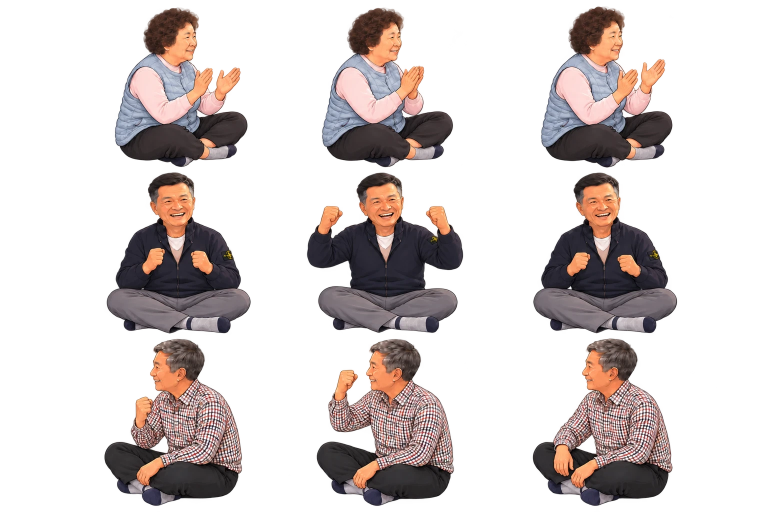
#> input picture assets-src/characters_cheer.webp, 1536 x 1024 px (shown at 1/2 size)
$ python slice_characters.py
#> lines starting #> are read from the running program, lines starting #| are printed output that depends on the picture; after the words box and inside, x2 and y2 are one past the last pixel; in counts of white or black regions, pixels touching at a corner belong together
"""
캐릭터 모션 시트를 프레임별 투명 WebP 로 분리하고 정렬한다.

입력 (투명 배경 RGBA):
  assets-src/motion_{seatId}.webp   화투 치는 모션 8프레임 (2행 × 4열, 행 우선)
      1 대기 → 2 패 고르기 → 3 들어 올리기 → 4 높이 들기 → 5 내려치기 → 6 바닥에 탁 → 7 돌아오기 → 8 대기
  assets-src/characters_cheer.webp  득점 기쁨 3프레임 (3행 × 3열) — 행: 외할머니 / 이모부님(가운데) / 장인어른(오른쪽)
  assets-src/cheer_{seatId}.webp      (있으면) 캐릭터 전용 기쁨 8프레임 (2×4) — 공용 시트 대신 사용
  assets-src/sad_{seatId}.webp      남이 점수 가져갈 때 아쉬워하는 8프레임 (2행 × 4열, 행 우선)
  assets-src/leave_{seatId}.webp    광 팔고 자리에서 일어나 나가는 8프레임 (앉음 → 일어섬 → 걸어 나감)
  assets-src/rest_{seatId}.webp     패 없이 쉬는 대기 8프레임 (두리번·미소·고개 끄덕 등)

출력:
  public/assets/characters/{seatId}/{play-1..8,cheer-1..N,sad-1..8,leave-1..8,rest-1..8}.webp
  src/config/characterFrames.json   캐릭터별 캔버스 크기와 기준점(대기 프레임의 다리 하단 중앙)

정렬 방식:
  내려치는 프레임은 손이 다리보다 아래로 내려가므로 '맨 아래 픽셀' 기준 정렬은 위아래로 튄다.
  대신 기준 프레임(대기)의 다리 영역 마스크와 각 프레임 마스크의 상호상관(FFT) 최대점으로
  이동량을 구해, 앉은 다리가 모든 프레임에서 같은 자리에 오도록 맞춘다.
  기쁨 시트는 인물 크기가 달라 먼저 다리 폭 비율로 리샘플링한다.

사용: python3 scripts/slice_characters.py   (pip install pillow numpy scipy)
"""
import json
from pathlib import Path

import numpy as np
from PIL import Image
from scipy import ndimage as ndi
from scipy.signal import fftconvolve

ROOT = Path(__file__).resolve().parent.parent
SRC = ROOT / "assets-src"
OUT = ROOT / "public" / "assets" / "characters"
META = ROOT / "src" / "config" / "characterFrames.json"

SEATS = ["grandma", "uncle", "father-in-law"]
CHEER_ROW = {"grandma": 0, "uncle": 1, "father-in-law": 2}
# 캐릭터별 기쁨 전용 시트(8프레임, 2×4)가 있으면 공용 시트 대신 사용: assets-src/cheer_{seatId}.webp

ALPHA_MIN = 16
LEG_BAND = (0.72, 0.92)  # 기준 프레임 높이 대비 다리 영역 (손이 내려오는 맨 아래는 제외)
PAD = 4


def extract(path: Path, rows: int, cols: int):
    """시트에서 rows×cols 프레임을 행 우선 리스트(RGBA ndarray)로 반환"""
#> called with rows = 3, cols = 3
    rgba = np.asarray(Image.open(path).convert("RGBA"))
#> rgba is the input picture: shape (1024, 1536, 4); mean R, G, B, A 43.8, 35.3, 33.8, 80.5
    mask = rgba[:, :, 3] > ALPHA_MIN
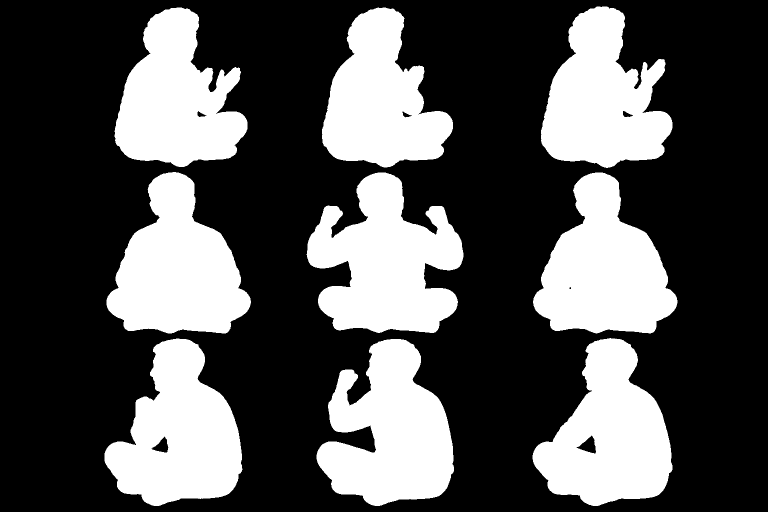
#> mask: shape (1024, 1536) bool (shown at 1/2 size); 32.5% white; 9 white regions, largest, box (x1, y1, x2, y2) and area: (613, 345, 927, 666) 63315, (633, 678, 908, 1012) 59528, (209, 677, 485, 1012) 57422
    lab, _ = ndi.label(mask)
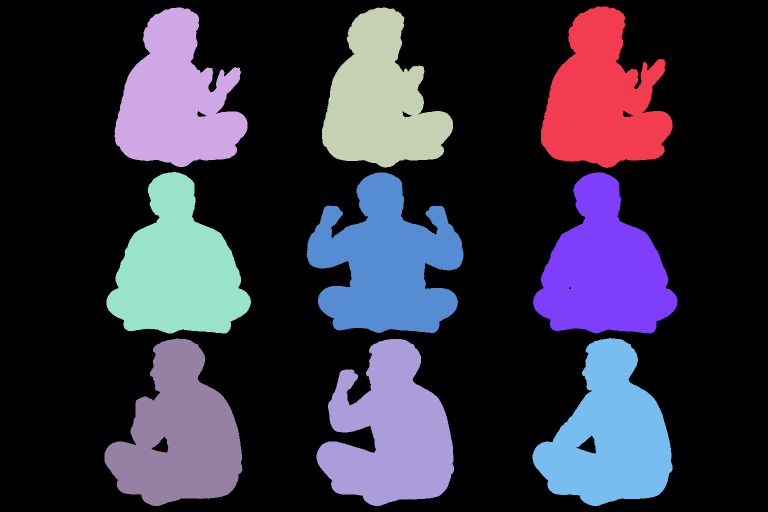
#> lab: shape (1024, 1536) int32 (shown at 1/2 size); 12 distinct labels, from 0 to 11; one colour per label, 0 black
    h, w = mask.shape
#> h = 1024; w = 1536
    cells: dict[tuple[int, int], list[int]] = {}
    for i, sl in enumerate(ndi.find_objects(lab), start=1):
        if sl is None:
            continue
        cy = (sl[0].start + sl[0].stop) / 2
        cx = (sl[1].start + sl[1].stop) / 2
        cells.setdefault((int(cy // (h / rows)), int(cx // (w / cols))), []).append(i)
#> this loop made 11 passes
#> (cy, cx) on passes 1 to 11: (174.5, 1213.5), (174.5, 362), (175, 775), (225.5, 841.5), (505.5, 357.5), (505.5, 770), (506, 1210.5), (844, 1205), (844.5, 347), (845, 770.5), (896.5, 305.5)
#> after the loop, cells = 9 items
    frames = []
    for r in range(rows):
        for c in range(cols):
            m = np.isin(lab, cells[(r, c)])
            ys, xs = np.where(m)
            y0, y1, x0, x1 = ys.min(), ys.max() + 1, xs.min(), xs.max() + 1
            crop = rgba[y0:y1, x0:x1].copy()
            crop[~m[y0:y1, x0:x1]] = 0
            frames.append(crop)
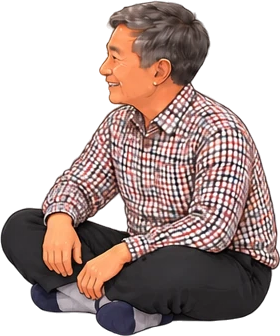
#> crop: shape (336, 280, 4); mean R, G, B, A 79.9, 62.7, 58.8, 149.6; transparent parts drawn white
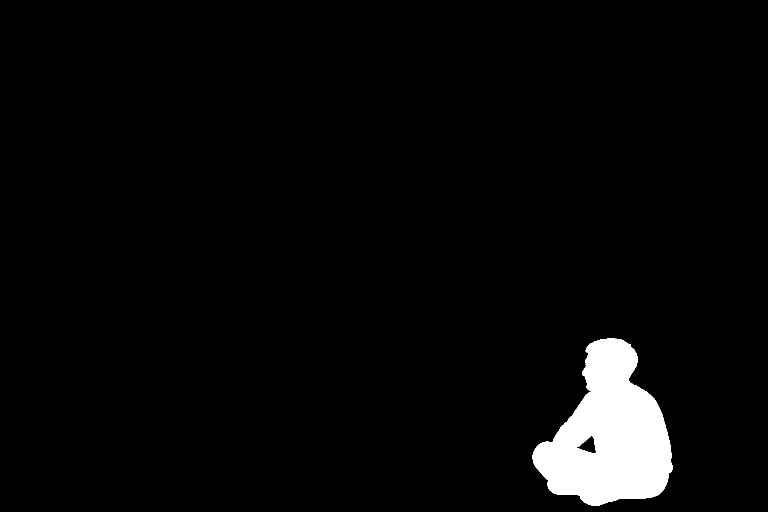
#> m: shape (1024, 1536) bool (shown at 1/2 size); 3.6% white; 1 white region, box (x1, y1, x2, y2) and area: (1065, 676, 1345, 1012) 56690
#> after the loop, frames = 9 items
    return frames


# [20 lines left out: functions leg_width, resize, band_center, not called in this run]


SEARCH = 60  # 초기 추정값 주변 탐색 반경(px) — 팔 등 다른 부위와 잘못 맞춰지는 것 방지


# [45 lines left out: functions align_offset, foot_center, align_leave, not called in this run]


def main():
    cheer_sheet = extract(SRC / "characters_cheer.webp", 3, 3)
#> cheer_sheet = 9 items
    meta = {}
    for seat in SEATS:
        play = extract(SRC / f"motion_{seat}.webp", 2, 4)
        ref = play[0]
        if (SRC / f"cheer_{seat}.webp").exists():
            cheer = extract(SRC / f"cheer_{seat}.webp", 2, 4)
        else:
            cheer = cheer_sheet[CHEER_ROW[seat] * 3 : CHEER_ROW[seat] * 3 + 3]
        k = leg_width(ref) / float(np.median([leg_width(f) for f in cheer]))
        cheer = [resize(f, k) for f in cheer]
        sad = extract(SRC / f"sad_{seat}.webp", 2, 4)
        ks = leg_width(ref) / float(np.median([leg_width(f) for f in sad]))
        sad = [resize(f, ks) for f in sad]
        print(f"{seat}: cheer scale {k:.3f}, sad scale {ks:.3f}")
        rest = extract(SRC / f"rest_{seat}.webp", 2, 4)
        kr = leg_width(ref) / float(np.median([leg_width(f) for f in rest]))
        rest = [resize(f, kr) for f in rest]
        print(f"{seat}: rest scale {kr:.3f}")

        leave = extract(SRC / f"leave_{seat}.webp", 2, 4)
        kl = leg_width(ref) / leg_width(leave[0])  # 1프레임(앉은 자세) 기준 크기 보정
        leave = [resize(f, kl) for f in leave]
        print(f"{seat}: leave scale {kl:.3f}")

        named = (
            [(f"play-{i + 1}", f) for i, f in enumerate(play)]
            + [(f"cheer-{i + 1}", f) for i, f in enumerate(cheer)]
            + [(f"sad-{i + 1}", f) for i, f in enumerate(sad)]
            + [(f"rest-{i + 1}", f) for i, f in enumerate(rest)]
        )
        placed = [(name, f, *align_offset(ref, f)) for name, f in named]
        placed += [(f"leave-{i + 1}", f, dx, dy) for i, (f, (dx, dy)) in enumerate(zip(leave, align_leave(ref, leave)))]

        x0 = min(dx for _, _, dx, _ in placed) - PAD
        y0 = min(dy for _, _, _, dy in placed) - PAD
        x1 = max(dx + f.shape[1] for _, f, dx, _ in placed) + PAD
        y1 = max(dy + f.shape[0] for _, f, _, dy in placed) + PAD
        cw, ch = x1 - x0, y1 - y0

        # 기준점: 대기 프레임 다리 영역 가로 중심, 대기 프레임 맨 아래
        rm = ref[:, :, 3] > ALPHA_MIN
        band = rm[int(ref.shape[0] * LEG_BAND[0]) : int(ref.shape[0] * LEG_BAND[1])]
        bx = np.where(band.any(axis=0))[0]
        anchor = (int(round((bx.min() + bx.max()) / 2)) - x0, ref.shape[0] - y0)

        (OUT / seat).mkdir(parents=True, exist_ok=True)
        for name, f, dx, dy in placed:
            canvas = Image.new("RGBA", (cw, ch), (0, 0, 0, 0))
            canvas.alpha_composite(Image.fromarray(f), (dx - x0, dy - y0))
            canvas.save(OUT / seat / f"{name}.webp", quality=86, method=6)
        meta[seat] = {"width": cw, "height": ch, "anchorX": anchor[0], "anchorY": anchor[1], "bodyHeight": int(ref.shape[0]), "cheerFrames": len(cheer)}
        print(seat, meta[seat], "offsets", [(n, dx, dy) for n, _, dx, dy in placed])

    META.write_text(json.dumps(meta, indent=2, ensure_ascii=False) + "\n", encoding="utf-8")


if __name__ == "__main__":
#> (the run stopped early here; a loop or call above may not have finished)

$ run again, with assets-src/characters_play.webp copied over assets-src/characters_cheer.webp
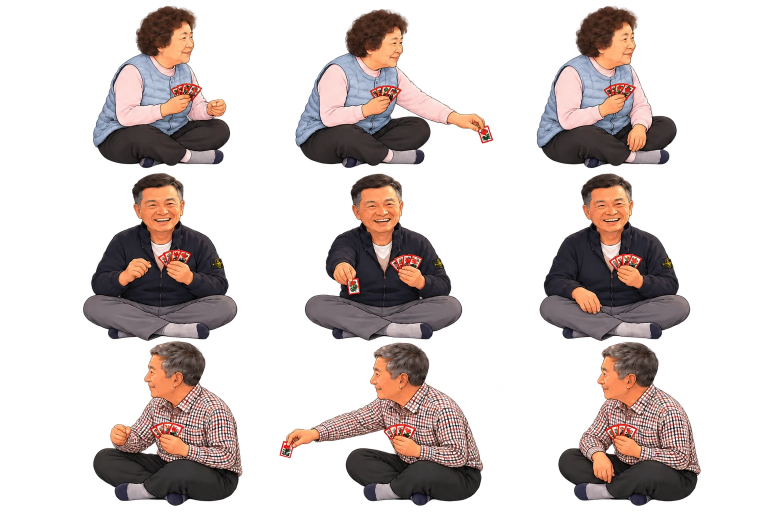
#> input picture assets-src/characters_play.webp, 1536 x 1024 px (shown at 1/2 size)
#> in extract, rgba is the input picture: shape (1024, 1536, 4); mean R, G, B, A 47.8, 37.8, 35.5, 87
#> mask: shape (1024, 1536) bool; 35.1% white; 9 white regions, largest, box (x1, y1, x2, y2) and area: (166, 346, 475, 682) 64869, (558, 685, 967, 1012) 64161, (1079, 347, 1381, 683) 62914
#> in extract, `lab, _ = ndi.label(mask)`:
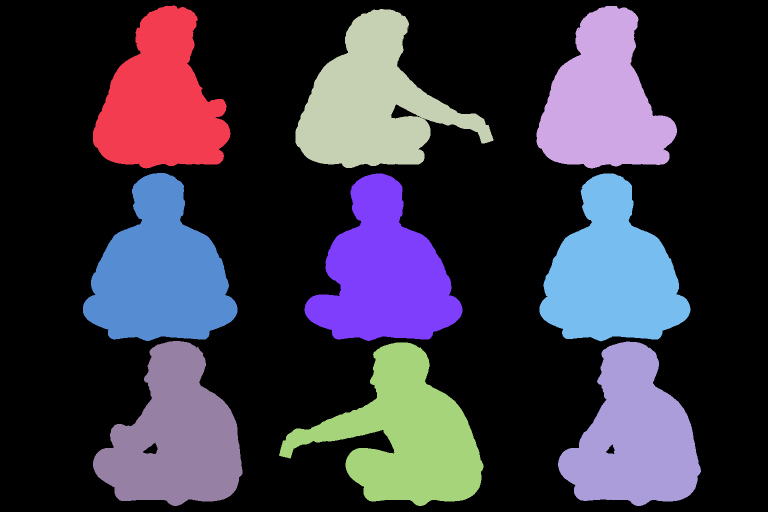
#> lab: shape (1024, 1536) int32 (shown at 1/2 size); 12 distinct labels, from 0 to 11; one colour per label, 0 black
#> the loop in extract, `for i, sl in enumerate(ndi.find_objects(lab), start=1):` made 11 passes
#> (cy, cx) on passes 1 to 8: (174, 323.5), (174.5, 1213.5), (177, 789), (56, 816.5), (239.5, 851.5), (514, 320.5), (514.5, 767), (515, 1230)
#> after the loop in extract, `for i, sl in enumerate(ndi.find_objects(lab), start=1):`: cells = 9 items
#> after the loop in extract, `for r in range(rows):`:
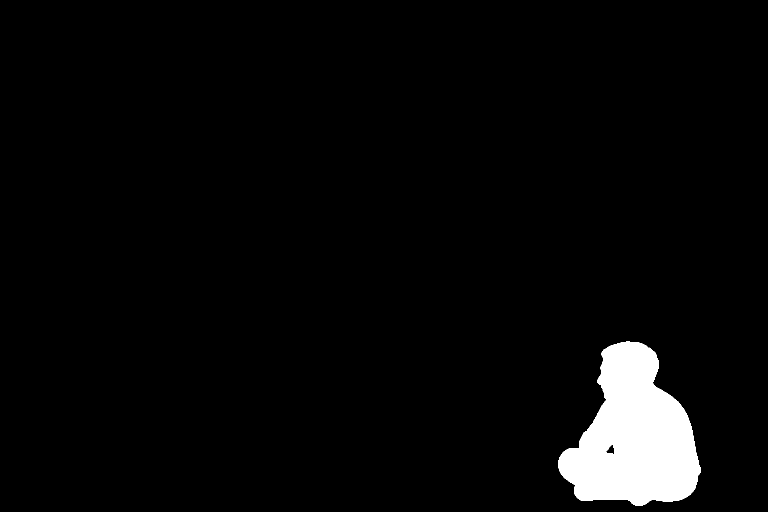
#> m: shape (1024, 1536) bool (shown at 1/2 size); 3.7% white; 1 white region, box (x1, y1, x2, y2) and area: (1116, 683, 1402, 1012) 58827

$ run again, with assets-src/cheer_father-in-law.webp copied over assets-src/characters_cheer.webp
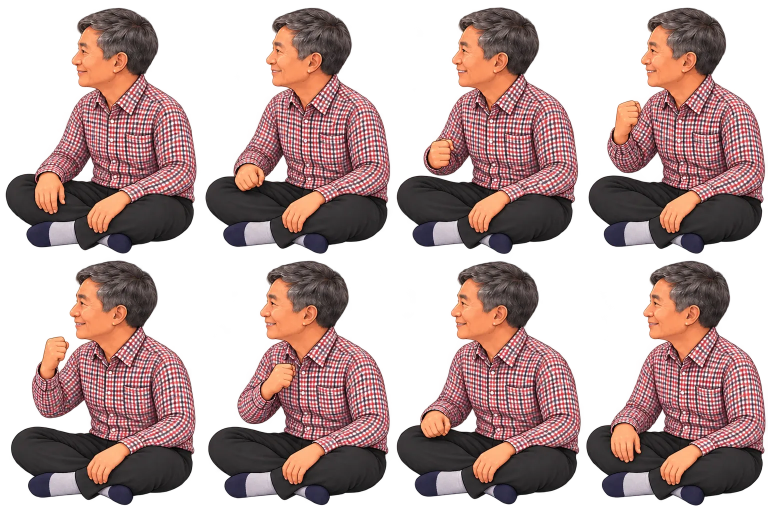
#> input picture assets-src/cheer_father-in-law.webp, 1536 x 1024 px (shown at 1/2 size)
#> in extract, rgba is the input picture: shape (1024, 1536, 4); mean R, G, B, A 83.7, 57.5, 55.4, 143.7
#> mask: shape (1024, 1536) bool; 57.7% white; 5 black regions, box (x1, y1, x2, y2) and area: (0, 0, 1536, 1024) 662109, (530, 311, 575, 363) 1239, (908, 820, 953, 864) 985, (145, 316, 187, 363) 936, (1295, 822, 1331, 863) 693
#> in extract, `lab, _ = ndi.label(mask)`:
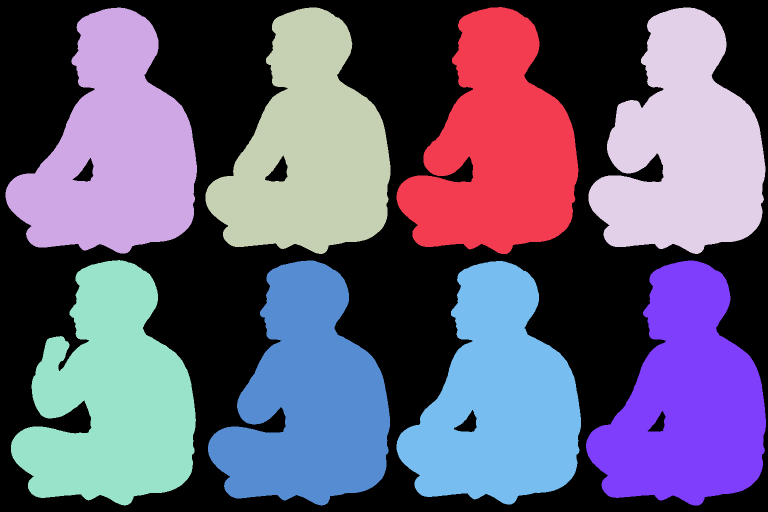
#> lab: shape (1024, 1536) int32 (shown at 1/2 size); 9 distinct labels, from 0 to 8; one colour per label, 0 black
#> the loop in extract, `for i, sl in enumerate(ndi.find_objects(lab), start=1):` made 8 passes
#> (cy, cx) on passes 1 to 8: (261, 975), (261, 202.5), (261.5, 596), (261.5, 1354), (765.5, 207), (766, 598), (766, 1352), (765.5, 977.5)
#> after the loop in extract, `for i, sl in enumerate(ndi.find_objects(lab), start=1):`: cells = {(0, 1): [1, 3], (0, 0): [2], (0, 2): [4], (2, 0): [5], (2, 1): [6, 8], (2, 2): [7]}
#> after the loop in extract, `for r in range(rows):`:
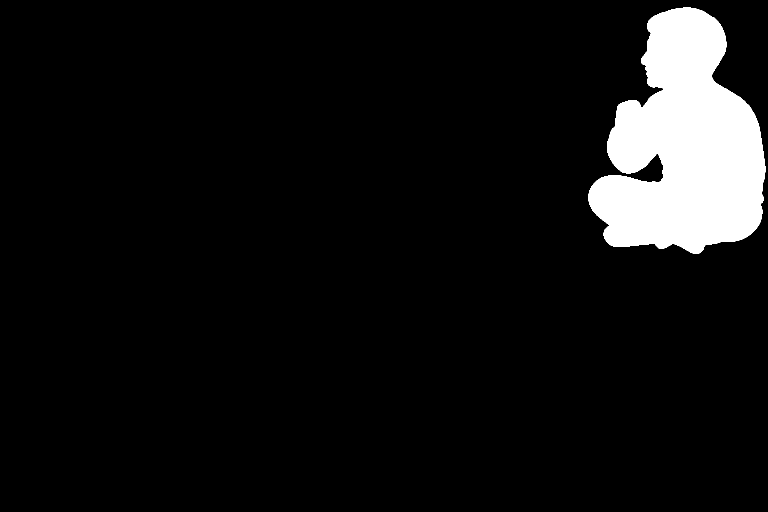
#> m: shape (1024, 1536) bool (shown at 1/2 size); 7.2% white; 1 white region, box (x1, y1, x2, y2) and area: (1177, 15, 1531, 508) 113198
#> after the loop in extract, `for r in range(rows):`: frames = 3 items
